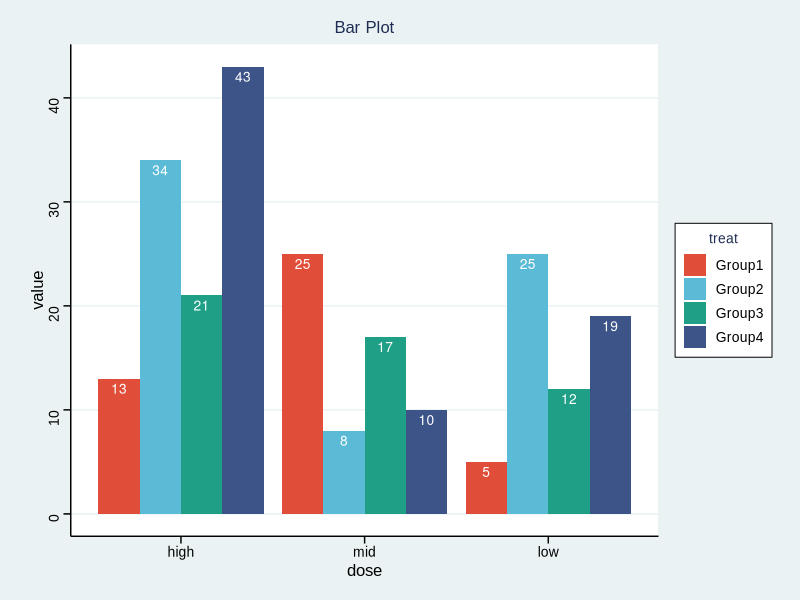

This chart was generated by the following R code:
## ---- chunk 1
# 安装包
if (!requireNamespace("ggplot2", quietly = TRUE)) {
  install.packages("ggplot2")
}
if (!requireNamespace("ggthemes", quietly = TRUE)) {
  install.packages("ggthemes")
}

# 加载包
library(ggplot2)
library(ggthemes)
## ---- chunk 2
# 加载数据
data <- read.table("files/Hiplot/010-barplot-data.txt", header = T)

# 整理数据格式
data[, 2] <- factor(data[, 2], levels = unique(data[, 2]))
data[, 3] <- factor(data[, 3], levels = unique(data[, 3]))

# 查看数据
head(data)
## ---- chunk 3
#| label: fig-1Barplot
#| fig-cap: "柱状图"
#| out.width: "95%"
#| warning: false

# 柱状图
p <- ggplot(data, aes(x = dose, y = value, fill = treat)) +
  geom_bar(position = position_dodge(0.9), stat = "identity") +
  ggtitle("Bar Plot") +
  geom_text(aes(label = value), position = position_dodge(0.9), vjust = 1.5, color = "white", size = 3.5) +
  scale_fill_manual(values = c("#e04d39","#5bbad6","#1e9f86","#3c5488ff")) +
  theme_stata() +
  theme(text = element_text(family = "Arial"),
        plot.title = element_text(size = 12,hjust = 0.5),
        axis.title = element_text(size = 12),
        axis.text = element_text(size = 10),
        axis.text.x = element_text(angle = 0, hjust = 0.5,vjust = 1),
        legend.position = "right",
        legend.direction = "vertical",
        legend.title = element_text(size = 10),
        legend.text = element_text(size = 10))

p
